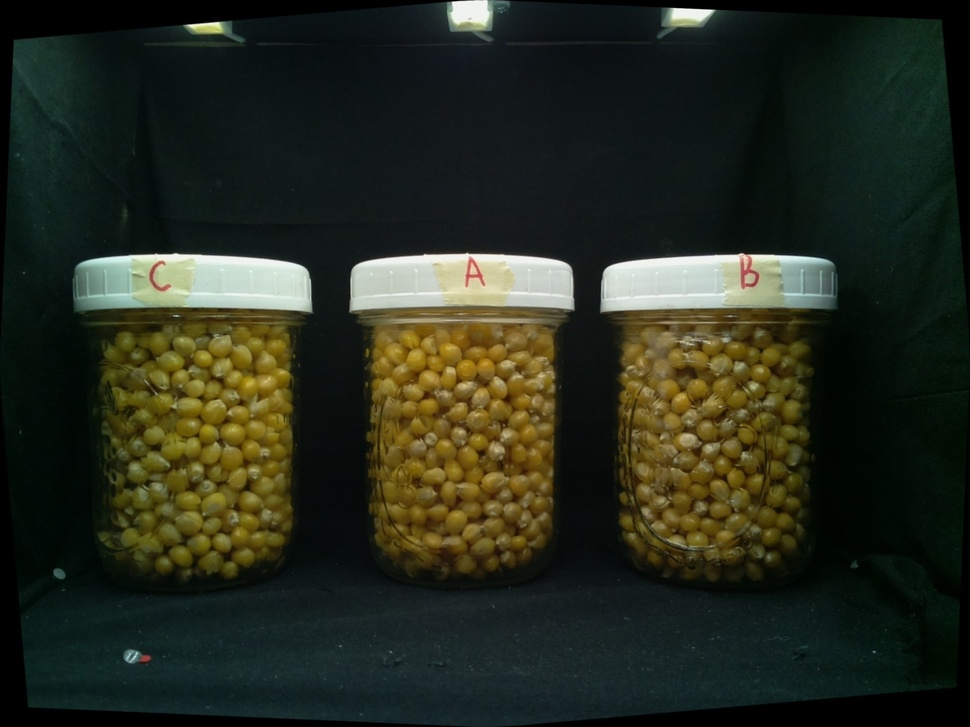
#> input picture captured_image_2023-09-21_16-56-33.jpg, 970 x 727 px, shrunk from 2592 x 1944 before the run
$ python cut_and_save_rectangle.py captured_image_2023-09-21_16-56-33.jpg 5 5 100 100 out
#> lines starting #> are read from the running program, lines starting #| are printed output that depends on the picture
import cv2
import sys
import os

def cut_and_save_rectangle(image_path, x, y, width, height, output_directory):
#> called with image_path = 'captured_image_2023-09-21_16-56-33.jpg', x = 5, y = 5, width = 100, height = 100, output_directory = 'out'
    try:
        # Load the image
        image = cv2.imread(image_path)
#> image is the input picture: shape (727, 970, 3); mean B, G, R 30.4, 43.6, 38.9

        if image is None:
            raise FileNotFoundError("Image not found or could not be opened.")

        # Crop the rectangle from the image
        cropped_image = image[y:y+height, x:x+width]
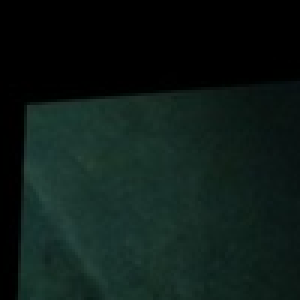
#> cropped_image: shape (100, 100, 3) (shown 3 times larger); mean B, G, R 23.2, 27.2, 13.6

        # Get the directory and filename from the input path
        directory, filename = os.path.split(image_path)

        # Construct the output directory path
        output_directory_path = os.path.join(directory, output_directory)

        # Create the output directory if it doesn't exist
        os.makedirs(output_directory_path, exist_ok=True)

        # Construct the output path within the specified directory
        output_path = os.path.join(output_directory_path, "cropped_" + filename)

        # Save the cropped rectangle as a new image in the specified directory
        cv2.imwrite(output_path, cropped_image)
        print(f"Saved cropped image as {output_path}")

        # Return the path of the newly created cropped image
        return output_path
    except Exception as e:
        print(f"Error: {str(e)}")
        return None

if __name__ == "__main__":
    if len(sys.argv) != 7:
        print("Usage: python cut_rectangle.py input_image x y width height output_directory")
    else:
        input_image = sys.argv[1]
        x = int(sys.argv[2])
        y = int(sys.argv[3])
        width = int(sys.argv[4])
        height = int(sys.argv[5])
        output_directory = sys.argv[6]
        cropped_image_path = cut_and_save_rectangle(input_image, x, y, width, height, output_directory)

        if cropped_image_path:
            print(f"Newly created cropped image path: {cropped_image_path}")
        else:
            print("Error occurred during image processing.")
